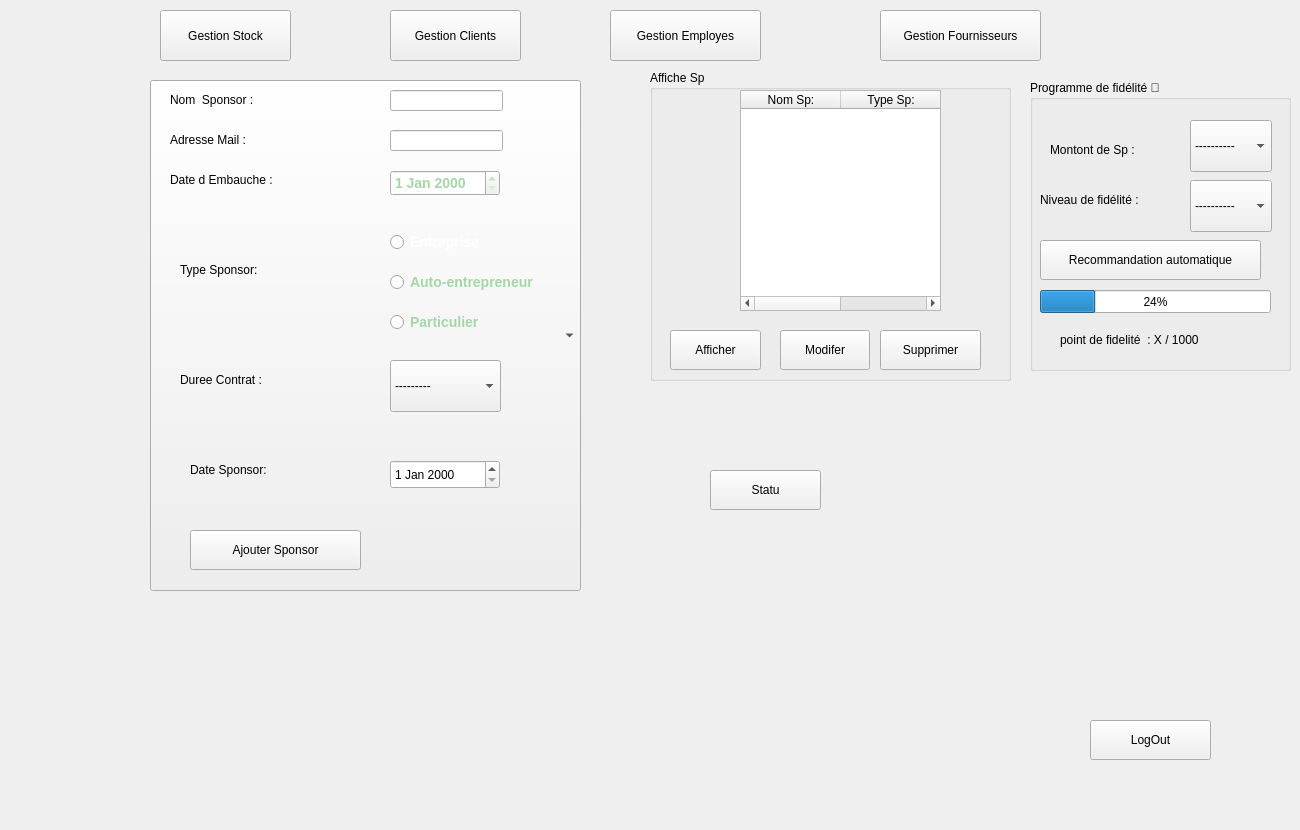
    <widget class="QWidget" name="page_4">
     <widget class="QLabel" name="label_31">
      <property name="geometry">
       <rect>
        <x>570</x>
        <y>380</y>
        <width>241</width>
        <height>381</height>
       </rect>
      </property>
      <property name="text">
       <string/>
      </property>
      <property name="pixmap">
       <pixmap>../../../../MOHAME~1/AppData/Local/Temp/Rar$DRa49232.39344.rartemp/youssef/images/s.png</pixmap>
      </property>
      <property name="scaledContents">
       <bool>true</bool>
      </property>
     </widget>
     <widget class="QLabel" name="label_54">
      <property name="geometry">
       <rect>
        <x>510</x>
        <y>380</y>
        <width>381</width>
        <height>441</height>
       </rect>
      </property>
      <property name="text">
       <string/>
      </property>
      <property name="pixmap">
       <pixmap>../../../../MOHAME~1/AppData/Downloads/s.png</pixmap>
      </property>
      <property name="scaledContents">
       <bool>true</bool>
      </property>
     </widget>
     <widget class="QGroupBox" name="groupBox_8">
      <property name="geometry">
       <rect>
        <x>650</x>
        <y>70</y>
        <width>361</width>
        <height>311</height>
       </rect>
      </property>
      <property name="title">
       <string>Affiche Sp</string>
      </property>
      <widget class="QTableWidget" name="tableWidget_3">
       <property name="geometry">
        <rect>
         <x>90</x>
         <y>20</y>
         <width>201</width>
         <height>221</height>
        </rect>
       </property>
       <column>
        <property name="text">
         <string>Nom Sp:</string>
        </property>
       </column>
       <column>
        <property name="text">
         <string>Type Sp:</string>
        </property>
       </column>
      </widget>
      <widget class="QPushButton" name="pushButton_24">
       <property name="geometry">
        <rect>
         <x>20</x>
         <y>260</y>
         <width>91</width>
         <height>40</height>
        </rect>
       </property>
       <property name="text">
        <string>Afficher</string>
       </property>
      </widget>
      <widget class="QPushButton" name="pushButton_27">
       <property name="geometry">
        <rect>
         <x>130</x>
         <y>260</y>
         <width>90</width>
         <height>40</height>
        </rect>
       </property>
       <property name="text">
        <string>Modifer</string>
       </property>
      </widget>
      <widget class="QPushButton" name="pushButton_29">
       <property name="geometry">
        <rect>
         <x>230</x>
         <y>260</y>
         <width>101</width>
         <height>40</height>
        </rect>
       </property>
       <property name="text">
        <string>Supprimer</string>
       </property>
      </widget>
     </widget>
     <widget class="QGroupBox" name="groupBox_9">
      <property name="geometry">
       <rect>
        <x>1030</x>
        <y>80</y>
        <width>261</width>
        <height>291</height>
       </rect>
      </property>
      <property name="title">
       <string>Programme de fidélité 👑</string>
      </property>
      <widget class="QLabel" name="label_23">
       <property name="geometry">
        <rect>
         <x>10</x>
         <y>110</y>
         <width>131</width>
         <height>20</height>
        </rect>
       </property>
       <property name="text">
        <string>Niveau de fidélité :</string>
       </property>
      </widget>
      <widget class="QComboBox" name="comboBox_3">
       <property name="geometry">
        <rect>
         <x>160</x>
         <y>100</y>
         <width>82</width>
         <height>52</height>
        </rect>
       </property>
       <item>
        <property name="text">
         <string>----------</string>
        </property>
       </item>
       <item>
        <property name="text">
         <string>bronze  🥉 </string>
        </property>
       </item>
       <item>
        <property name="text">
         <string>Argent  🥈</string>
        </property>
       </item>
       <item>
        <property name="text">
         <string>Or          🥇</string>
        </property>
       </item>
       <item>
        <property name="text">
         <string>Platine   💎</string>
        </property>
       </item>
      </widget>
      <widget class="QLabel" name="label_24">
       <property name="geometry">
        <rect>
         <x>20</x>
         <y>60</y>
         <width>111</width>
         <height>20</height>
        </rect>
       </property>
       <property name="text">
        <string>Montont de Sp :</string>
       </property>
      </widget>
      <widget class="QComboBox" name="comboBox_5">
       <property name="geometry">
        <rect>
         <x>160</x>
         <y>40</y>
         <width>82</width>
         <height>52</height>
        </rect>
       </property>
       <item>
        <property name="text">
         <string>----------</string>
        </property>
       </item>
       <item>
        <property name="text">
         <string>&lt; 1000 DT</string>
        </property>
       </item>
       <item>
        <property name="text">
         <string>1000–3000 DT</string>
        </property>
       </item>
       <item>
        <property name="text">
         <string>3000–7000 DT</string>
        </property>
       </item>
       <item>
        <property name="text">
         <string>&gt;7000 DT</string>
        </property>
       </item>
      </widget>
      <widget class="QProgressBar" name="progressBar_3">
       <property name="geometry">
        <rect>
         <x>10</x>
         <y>210</y>
         <width>231</width>
         <height>23</height>
        </rect>
       </property>
       <property name="value">
        <number>24</number>
       </property>
      </widget>
      <widget class="QLabel" name="label_29">
       <property name="geometry">
        <rect>
         <x>30</x>
         <y>250</y>
         <width>191</width>
         <height>20</height>
        </rect>
       </property>
       <property name="text">
        <string>point de fidelité  : X / 1000</string>
       </property>
      </widget>
      <widget class="QPushButton" name="pushButton_26">
       <property name="geometry">
        <rect>
         <x>10</x>
         <y>160</y>
         <width>221</width>
         <height>40</height>
        </rect>
       </property>
       <property name="text">
        <string>Recommandation automatique</string>
       </property>
      </widget>
     </widget>
     <widget class="QComboBox" name="comboBox_20">
      <property name="geometry">
       <rect>
        <x>150</x>
        <y>80</y>
        <width>431</width>
        <height>511</height>
       </rect>
      </property>
     </widget>
     <widget class="QLabel" name="label_55">
      <property name="geometry">
       <rect>
        <x>170</x>
        <y>90</y>
        <width>141</width>
        <height>20</height>
       </rect>
      </property>
      <property name="text">
       <string>Nom  Sponsor : </string>
      </property>
     </widget>
     <widget class="QLineEdit" name="lineEdit_19">
      <property name="geometry">
       <rect>
        <x>390</x>
        <y>90</y>
        <width>113</width>
        <height>21</height>
       </rect>
      </property>
     </widget>
     <widget class="QLabel" name="label_33">
      <property name="geometry">
       <rect>
        <x>170</x>
        <y>130</y>
        <width>141</width>
        <height>20</height>
       </rect>
      </property>
      <property name="text">
       <string>Adresse Mail : </string>
      </property>
     </widget>
     <widget class="QDateEdit" name="dateEdit_5">
      <property name="geometry">
       <rect>
        <x>390</x>
        <y>170</y>
        <width>110</width>
        <height>26</height>
       </rect>
      </property>
      <property name="styleSheet">
       <string notr="true">font-size: 14px; font-weight: bold; color: #A5D6A7;</string>
      </property>
     </widget>
     <widget class="QLabel" name="label_32">
      <property name="geometry">
       <rect>
        <x>180</x>
        <y>370</y>
        <width>111</width>
        <height>20</height>
       </rect>
      </property>
      <property name="text">
       <string>Duree Contrat : </string>
      </property>
     </widget>
     <widget class="QComboBox" name="comboBox_6">
      <property name="geometry">
       <rect>
        <x>390</x>
        <y>360</y>
        <width>111</width>
        <height>52</height>
       </rect>
      </property>
      <item>
       <property name="text">
        <string>---------</string>
       </property>
      </item>
      <item>
       <property name="text">
        <string>1 Ans</string>
       </property>
      </item>
      <item>
       <property name="text">
        <string>2 Ans</string>
       </property>
      </item>
      <item>
       <property name="text">
        <string>3 Ans</string>
       </property>
      </item>
     </widget>
     <widget class="QLabel" name="label_34">
      <property name="geometry">
       <rect>
        <x>180</x>
        <y>260</y>
        <width>111</width>
        <height>20</height>
       </rect>
      </property>
      <property name="text">
       <string>Type Sponsor: </string>
      </property>
     </widget>
     <widget class="QRadioButton" name="radioButton_7">
      <property name="geometry">
       <rect>
        <x>390</x>
        <y>230</y>
        <width>101</width>
        <height>24</height>
       </rect>
      </property>
      <property name="styleSheet">
       <string notr="true">font-size: 14px; font-weight: bold; color: white;
</string>
      </property>
      <property name="text">
       <string>Entreprise </string>
      </property>
     </widget>
     <widget class="QRadioButton" name="radioButton_8">
      <property name="geometry">
       <rect>
        <x>390</x>
        <y>270</y>
        <width>161</width>
        <height>24</height>
       </rect>
      </property>
      <property name="styleSheet">
       <string notr="true">font-size: 14px; font-weight: bold; color: #A5D6A7;</string>
      </property>
      <property name="text">
       <string>Auto-entrepreneur</string>
      </property>
     </widget>
     <widget class="QRadioButton" name="radioButton_9">
      <property name="geometry">
       <rect>
        <x>390</x>
        <y>310</y>
        <width>131</width>
        <height>24</height>
       </rect>
      </property>
      <property name="styleSheet">
       <string notr="true">font-size: 14px; font-weight: bold; color: #A5D6A7;</string>
      </property>
      <property name="text">
       <string>Particulier</string>
      </property>
     </widget>
     <widget class="QLabel" name="label_53">
      <property name="geometry">
       <rect>
        <x>190</x>
        <y>460</y>
        <width>101</width>
        <height>20</height>
       </rect>
      </property>
      <property name="text">
       <string>Date Sponsor:</string>
      </property>
     </widget>
     <widget class="QDateEdit" name="dateEdit_6">
      <property name="geometry">
       <rect>
        <x>390</x>
        <y>460</y>
        <width>110</width>
        <height>29</height>
       </rect>
      </property>
     </widget>
     <widget class="QPushButton" name="pushButton_23">
      <property name="geometry">
       <rect>
        <x>190</x>
        <y>530</y>
        <width>171</width>
        <height>40</height>
       </rect>
      </property>
      <property name="text">
       <string>Ajouter Sponsor</string>
      </property>
     </widget>
     <widget class="QPushButton" name="pushButton_30">
      <property name="geometry">
       <rect>
        <x>710</x>
        <y>470</y>
        <width>111</width>
        <height>40</height>
       </rect>
      </property>
      <property name="text">
       <string>Statu</string>
      </property>
     </widget>
     <widget class="QLabel" name="labelImage_3">
      <property name="geometry">
       <rect>
        <x>870</x>
        <y>490</y>
        <width>261</width>
        <height>171</height>
       </rect>
      </property>
      <property name="text">
       <string/>
      </property>
      <property name="pixmap">
       <pixmap resource="../../gestion_stocky/resoources.qrc">:/images/stat.jpg</pixmap>
      </property>
      <property name="scaledContents">
       <bool>true</bool>
      </property>
     </widget>
     <widget class="QLineEdit" name="lineEdit_20">
      <property name="geometry">
       <rect>
        <x>390</x>
        <y>130</y>
        <width>113</width>
        <height>21</height>
       </rect>
      </property>
     </widget>
     <widget class="QLabel" name="label_56">
      <property name="geometry">
       <rect>
        <x>170</x>
        <y>170</y>
        <width>141</width>
        <height>20</height>
       </rect>
      </property>
      <property name="text">
       <string>Date d Embauche : </string>
      </property>
     </widget>
     <widget class="QPushButton" name="btnGestionStock_Page_Sponsors">
      <property name="geometry">
       <rect>
        <x>160</x>
        <y>10</y>
        <width>131</width>
        <height>51</height>
       </rect>
      </property>
      <property name="text">
       <string>Gestion Stock</string>
      </property>
     </widget>
     <widget class="QPushButton" name="btnGestionClients_Page_Sponsors">
      <property name="geometry">
       <rect>
        <x>390</x>
        <y>10</y>
        <width>131</width>
        <height>51</height>
       </rect>
      </property>
      <property name="text">
       <string>Gestion Clients</string>
      </property>
     </widget>
     <widget class="QPushButton" name="btnGestionEmployes_Page_Sponsors">
      <property name="geometry">
       <rect>
        <x>610</x>
        <y>10</y>
        <width>151</width>
        <height>51</height>
       </rect>
      </property>
      <property name="text">
       <string>Gestion Employes</string>
      </property>
     </widget>
     <widget class="QPushButton" name="btnGestionFournisseurs_Page_Sponsors">
      <property name="geometry">
       <rect>
        <x>880</x>
        <y>10</y>
        <width>161</width>
        <height>51</height>
       </rect>
      </property>
      <property name="text">
       <string>Gestion Fournisseurs</string>
      </property>
     </widget>
     <widget class="QPushButton" name="btnBack_Page_Sponsors">
      <property name="geometry">
       <rect>
        <x>1090</x>
        <y>720</y>
        <width>121</width>
        <height>40</height>
       </rect>
      </property>
      <property name="text">
       <string>LogOut</string>
      </property>
     </widget>
    </widget>
